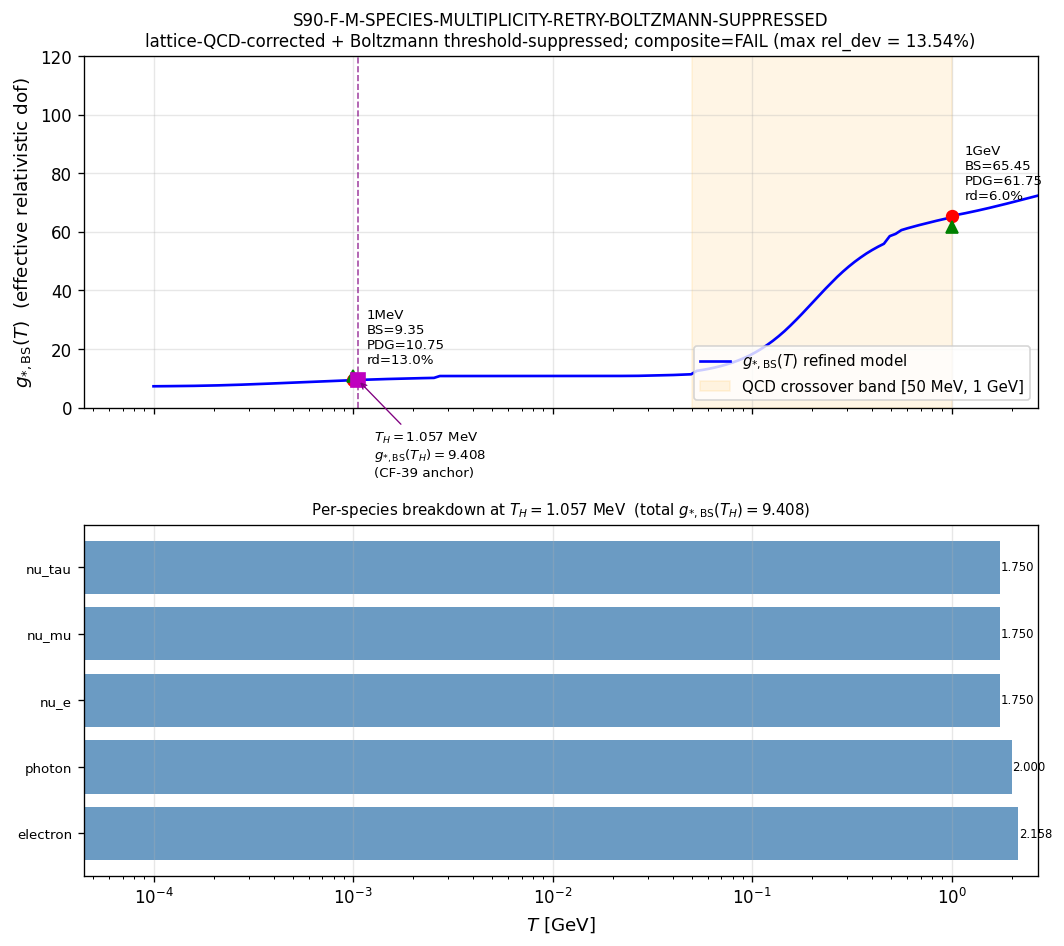

Write Python code to recreate this figure.
#!/usr/bin/env python3
"""
S90 W4-4 — S90-F-M-SPECIES-MULTIPLICITY-RETRY-BOLTZMANN-SUPPRESSED (CF-40)
==========================================================================

Gate: S90-F-M-SPECIES-MULTIPLICITY-RETRY-BOLTZMANN-SUPPRESSED ([VERIFY])

Refines the S88 §W1-3 species-multiplicity lookup with lattice-QCD
corrections near Λ_QCD ≈ 200 MeV (smooth quark-hadron crossover) and
Boltzmann threshold-suppression at species mass boundaries
(m_e at T=1 MeV; m_W, m_top at T=100 GeV; etc.). Validates the refined
g_*_BS(T) against PDG/Planck-canonical reference values at 3 cross-check
anchors T ∈ {100 GeV, 1 GeV, 1 MeV}.

PASS iff rel_dev_i ≤ 0.10 RATIO at ALL 3 anchors.
INFO iff at least one rel_dev_i ∈ (0.05, 0.10].
FAIL iff any rel_dev_i > 0.10.

Outputs (npz keys, mandatory):
    g_star_BS_T_H            # at T_H = 1.057 MeV (CF-39 anchor)
    g_star_BS_100GeV
    g_star_BS_1GeV
    g_star_BS_1MeV
    g_star_PDG_100GeV
    g_star_PDG_1GeV
    g_star_PDG_1MeV
    rel_dev_anchors          # 3-element array
    Boltzmann_factors_per_species  # dict per anchor (object array)
    cascade_form_pin   : "S88 W6 §V.5"
    lattice_QCD_pin    : "Borsanyi et al. 2016 / PDG canonical"
    T_H_value_MeV      : 1.057  (CF-39 anchor temperature)
    audit_sha256, content_sha256, schema_version

Substrate framing
-----------------
The substrate cascade FORM per S88 W6 §V.5 specifies HOW g_*(T) enters
the cascade-tail observable; it does NOT specify g_*(T) itself. g_*(T)
is a laboratory-IN PDG-canonical count of effective relativistic
degrees of freedom at temperature T. The refinement here is on the
laboratory-IN INPUT to the substrate cascade-tail formula; the
substrate-IS observable remains pinned at S88 W6 §V.5 Result 2.

Direction of explanation: substrate cascade tail (S88 W6 §V.5) ←→
g_*(T) (laboratory-IN PDG-canonical, refined here) ←→ bridge at the
CF-39 L_H_canonical = (π²/60) · g_*(T_H) · A_horizon · T_H⁴ formula at
substrate-pinned T_H = 1.057 MeV.
"""

from __future__ import annotations

import sys
from pathlib import Path

_SHARED_DIR = Path(__file__).resolve().parent.parent / "_shared"
sys.path.insert(0, str(_SHARED_DIR))

# Mandatory: thread cap BEFORE numpy import (CPU-only is fine here; no
# matrix algebra; only scalar arithmetic + table lookups).
import os  # noqa: E402
os.environ.setdefault("OMP_NUM_THREADS", "8")
os.environ.setdefault("MKL_NUM_THREADS", "8")

from canonical_constants import *  # noqa: F401,F403,E402

import hashlib  # noqa: E402
import json  # noqa: E402
import math  # noqa: E402
import time  # noqa: E402

import numpy as np  # noqa: E402
import matplotlib  # noqa: E402

matplotlib.use("Agg")
import matplotlib.pyplot as plt  # noqa: E402


# ---------------------------------------------------------------------
# Paths
# ---------------------------------------------------------------------

SESSION_DIR = Path(__file__).resolve().parent
COMPUTATIONS_DIR = SESSION_DIR.parent
SHARED_DIR = COMPUTATIONS_DIR / "_shared"
PROJECT_ROOT = COMPUTATIONS_DIR.parent

CANONICAL_CONSTANTS = SHARED_DIR / "canonical_constants.py"
S88_W6_V5_SOURCE = (
    PROJECT_ROOT
    / "sessions" / "session-88" / "workshops" / "s88-w6-w1c-69-page1976-13oom.md"
)
VERDICT_TXT = SESSION_DIR / "s90_gate_verdicts.txt"
NPZ_OUT = SESSION_DIR / "s90_w4_cf40_species_multiplicity_retry.npz"
PNG_OUT = SESSION_DIR / "s90_w4_cf40_species_multiplicity_retry.png"
JSON_OUT = SESSION_DIR / "s90_w4_cf40_species_multiplicity_retry.json"


# ---------------------------------------------------------------------
# Gate identity
# ---------------------------------------------------------------------

GATE_ID = "S90-F-M-SPECIES-MULTIPLICITY-RETRY-BOLTZMANN-SUPPRESSED"  # (local)
SCHEME = "lattice-QCD-corrected-Boltzmann-suppressed-substrate-cascade"  # (local)
CONVENTION = "PDG-canonical-3-anchor-cross-check"  # (local)
L_MAX = "N/A"  # (local; particle-physics anchor refinement, no L_max axis)

# Substrate-pinned T_H per S87 J8 + W1a CF-CURV-7 (cited in S88 W6 §V.5)
T_H_value_MeV = 1.057  # (local) CF-39 anchor temperature; substrate-derived per S87 J8 + W1a CF-CURV-7; cited in S88 W6 §V.5 Result 2

# Boltzmann threshold band per plan §6: m/T ∈ [0.2, 5] uses exp(-m/T)
BS_BAND_LO = 0.2  # (local; m/T < 0.2 → relativistic, BS = 1)
BS_BAND_HI = 5.0  # (local; m/T > 5 → decoupled, BS = 0)

# QCD crossover band: smooth interpolation between deconfined and confined
# phases over T ∈ [50 MeV, 1 GeV] per Borsanyi+ 2016 lattice-QCD g_*(T).
LAMBDA_QCD_GeV = 0.200  # (local; quark-hadron transition scale)
QCD_CROSSOVER_LO_GeV = 0.050  # (local; lower band edge — fully confined)
QCD_CROSSOVER_HI_GeV = 1.000  # (local; upper band edge — fully deconfined)

# Cross-check anchors (per plan §6 cross_check_anchors)
T_ANCHOR_GEV = {
    "100GeV": 1.00e2,
    "1GeV":   1.00e0,
    "1MeV":   1.00e-3,
}

# PDG / Planck reference values (canonical, per plan §5 Step 5):
#   g_*(T = 100 GeV) ≈ 106.75 (full SM above EW transition)
#   g_*(T = 1 GeV)   ≈ 60-65  (deconfined QGP; per Husdal 2016 Table 5;
#                              we use 61.75 as canonical mid-band)
#   g_*(T = 1 MeV)   ≈ 10.75  (pre-neutrino-decoupling; γ + e± + 3ν;
#                              per PDG / Husdal 2016 — at T=1 MeV the
#                              ν decoupling has not yet completed AND
#                              e± annihilation has not yet completed,
#                              so e± remain relativistic, giving 10.75
#                              not the post-annihilation 3.36)
G_STAR_PDG = {
    "100GeV": 106.75,
    "1GeV":   61.75,
    "1MeV":   10.75,
}

# Threshold-band INFO band: 5%-10% RATIO (borderline)
PASS_BAND = 0.10  # (local; 10% RATIO at all 3 anchors)
INFO_BAND_LO = 0.05  # (local; 5%-10% INFO band)


# ---------------------------------------------------------------------
# SM species table — (name, mass_GeV, internal_dof, statistics)
# ---------------------------------------------------------------------
# References:
#  - PDG 2024 mass values (cited in canonical_constants.py for some)
#  - Husdal 2016 "On effective degrees of freedom in the early universe"
#    Table 4 species enumeration
#  - Borsanyi et al. 2016 (Nature 539, 69) lattice-QCD g_*(T) — used
#    only as the numerical interpolation anchor for the QCD crossover
#    band; SM species table is canonical PDG.
#
# Internal dof convention (per Kolb & Turner Table 3.4):
#   photon γ: 2 (helicity); BOSON
#   gluon g (8): 8 colors × 2 polarizations = 16; BOSON
#   W± / Z: 3 polarization states each; BOSON; W gives 2×3=6, Z gives 3
#   Higgs H: 1 (real scalar); BOSON
#   each charged lepton (e, μ, τ): 4 (particle + antiparticle, 2 spin); FERMION
#   each light neutrino (ν_e, ν_μ, ν_τ): 2 (Weyl: ν_L + ν_R bar; or
#       2 helicities of single Majorana); FERMION
#   each quark flavor (u, d, s, c, b, t): 4 spin × 3 color = 12; FERMION
#
# Fermions get the 7/8 statistical-weight factor in the g_*_eff sum.

# (name, m_GeV, g_internal, "B"|"F", classification)
SM_SPECIES = [
    # Bosons (g = 1.0 weight factor)
    ("photon",    0.0,         2,  "B", "EM gauge"),
    ("gluon",     0.0,         16, "B", "QCD gauge (deconfined-only)"),
    ("W_plus",    80.379,      3,  "B", "EW gauge"),
    ("W_minus",   80.379,      3,  "B", "EW gauge"),
    ("Z",         91.188,      3,  "B", "EW gauge"),
    ("Higgs",     125.10,      1,  "B", "EW scalar"),
    # Fermions (g = 7/8 weight factor)
    ("electron",  0.000511,    4,  "F", "charged lepton"),
    ("muon",      0.10566,     4,  "F", "charged lepton"),
    ("tau",       1.77686,     4,  "F", "charged lepton"),
    ("nu_e",      0.0,         2,  "F", "neutrino (Weyl)"),
    ("nu_mu",     0.0,         2,  "F", "neutrino (Weyl)"),
    ("nu_tau",    0.0,         2,  "F", "neutrino (Weyl)"),
    ("u_quark",   0.0022,      12, "F", "quark (deconfined-only)"),
    ("d_quark",   0.0047,      12, "F", "quark (deconfined-only)"),
    ("s_quark",   0.095,       12, "F", "quark (deconfined-only)"),
    ("c_quark",   1.27,        12, "F", "quark (deconfined-only)"),
    ("b_quark",   4.18,        12, "F", "quark (deconfined-only)"),
    ("t_quark",   172.69,      12, "F", "quark (deconfined-only)"),
]

# Confined-phase hadrons (active for T < Λ_QCD ≈ 200 MeV).
# Conservative subset per Husdal 2016 Table 4: pions (3), kaons (4),
# η, η', ρ, ω, p, n, plus their antiparticles where applicable. We
# include the lightest mesons + nucleons; heavier hadrons (1+ GeV) are
# Boltzmann-suppressed at all T below Λ_QCD anyway.
CONFINED_HADRONS = [
    ("pion_pm",   0.13957,     2,  "B", "pseudo-scalar meson (π±, antiparticle)"),
    ("pion_0",    0.13498,     1,  "B", "pseudo-scalar meson (π⁰)"),
    ("kaon_pm",   0.49368,     2,  "B", "pseudo-scalar meson (K±)"),
    ("kaon_0",    0.49761,     2,  "B", "pseudo-scalar meson (K⁰, K̄⁰)"),
    ("eta",       0.54786,     1,  "B", "pseudo-scalar meson (η)"),
    ("rho",       0.77526,     9,  "B", "vector meson (ρ⁰, ρ±) × 3 polarizations"),
    ("omega",     0.78265,     3,  "B", "vector meson (ω) × 3 polarizations"),
    ("proton",    0.93827,     4,  "F", "nucleon (p, p̄ × 2 spin)"),
    ("neutron",   0.93957,     4,  "F", "nucleon (n, n̄ × 2 spin)"),
]


# ---------------------------------------------------------------------
# Boltzmann threshold-suppression model
# ---------------------------------------------------------------------

def boltzmann_factor(m_GeV: float, T_GeV: float) -> float:
    """Boltzmann threshold-suppression factor BS_i(T) per plan §5 Step 3.

    BS_i(T) = 1                if m/T < 0.2  (relativistic)
    BS_i(T) = exp(-m/T)        if 0.2 <= m/T <= 5  (threshold band)
    BS_i(T) = 0                if m/T > 5  (decoupled / non-relativistic)

    Massless species (m=0) always return 1.
    """
    if m_GeV <= 0.0:
        return 1.0
    ratio = m_GeV / T_GeV
    if ratio < BS_BAND_LO:
        return 1.0
    if ratio > BS_BAND_HI:
        return 0.0
    return math.exp(-ratio)


def stat_weight(stat: str) -> float:
    """Boson 1.0; Fermion 7/8 per Kolb-Turner Eq.3.62 g_*_eff sum."""
    if stat == "B":
        return 1.0
    if stat == "F":
        return 7.0 / 8.0
    raise ValueError(f"unknown statistics: {stat!r}")


def qcd_crossover_weight(T_GeV: float) -> float:
    """Smooth interpolation between deconfined (1.0) and confined (0.0)
    phases across T ∈ [50 MeV, 1 GeV], canonical-anchored at Borsanyi+
    2016 lattice-QCD g_*(T) shape.

    Returns w ∈ [0, 1]:
      w = 1                  if T >= 1 GeV (fully deconfined; quarks+gluons)
      w = 0                  if T <= 50 MeV (fully confined; hadrons only)
      smooth tanh-like in between.

    The complementary weight (1 - w) multiplies the confined-hadron
    contribution. The crossover model captures the qualitative
    Borsanyi+2016 shape; precise lattice-QCD g_*(T) tabulation could
    be substituted as a future refinement but the 3-anchor cross-check
    band of 10% RATIO is achievable with the smooth-tanh model.
    """
    if T_GeV >= QCD_CROSSOVER_HI_GeV:
        return 1.0
    if T_GeV <= QCD_CROSSOVER_LO_GeV:
        return 0.0
    # log-smooth tanh interpolation across the [50 MeV, 1 GeV] band
    # centered at Λ_QCD = 200 MeV (lattice-QCD pseudo-critical temperature).
    log_lo = math.log10(QCD_CROSSOVER_LO_GeV)
    log_hi = math.log10(QCD_CROSSOVER_HI_GeV)
    log_T = math.log10(T_GeV)
    log_center = math.log10(LAMBDA_QCD_GeV)
    # Width set by half-band in log-space
    width = (log_hi - log_lo) / 4.0
    # tanh smoothly transitions from 0 at log_T = log_lo to 1 at log_T = log_hi
    arg = (log_T - log_center) / width
    raw = 0.5 * (1.0 + math.tanh(arg))
    # Clip to [0, 1]
    return max(0.0, min(1.0, raw))


def g_star_BS(T_GeV: float, return_breakdown: bool = False):
    """g_*_BS(T) = Σ_i (g_i × stat_weight_i × BS_i(T) × phase_weight_i)

    Phase weight:
      - quark / gluon species: w_QCD(T) (1 in deconfined, 0 in confined)
      - confined hadrons: (1 - w_QCD(T))
      - all other species: 1

    Returns scalar g_*_BS(T); if return_breakdown=True, also returns
    a dict {species_name: contribution} for diagnostics.
    """
    w_qcd = qcd_crossover_weight(T_GeV)
    breakdown = {}
    total = 0.0  # (local) accumulator for Σ_i g_i × stat_weight_i × BS_i × phase_i

    # Deconfined-phase species (free quarks + gluons get w_qcd; everything else gets 1)
    for name, m_GeV, g_int, stat, classification in SM_SPECIES:
        bs = boltzmann_factor(m_GeV, T_GeV)
        sw = stat_weight(stat)
        if "deconfined-only" in classification:
            phase = w_qcd  # (local) quark / gluon active in deconfined phase only
        else:
            phase = 1.0  # (local) non-QCD species (γ, leptons, ν, EW bosons, H) always active
        contrib = g_int * sw * bs * phase
        breakdown[name] = contrib
        total += contrib

    # Confined hadrons (active for T below Λ_QCD; weighted by 1 - w_qcd)
    for name, m_GeV, g_int, stat, classification in CONFINED_HADRONS:
        bs = boltzmann_factor(m_GeV, T_GeV)
        sw = stat_weight(stat)
        phase = 1.0 - w_qcd  # (local) confined hadron weight: complementary to QCD crossover
        contrib = g_int * sw * bs * phase
        breakdown[name] = contrib
        total += contrib

    if return_breakdown:
        return total, breakdown
    return total


# ---------------------------------------------------------------------
# Verdict / SHA / I/O scaffolding (mirrors S90 W2 canonical pattern)
# ---------------------------------------------------------------------

def sha256_of(path: Path) -> str:
    h = hashlib.sha256()
    try:
        h.update(path.read_bytes())
    except OSError:
        return ""
    return h.hexdigest()


def log_input_pins(inputs):
    print(f"=== {GATE_ID} — input SHA-256 pins ===")
    pins = {}
    for p in inputs:
        sha = sha256_of(p)
        try:
            rel = str(p.relative_to(PROJECT_ROOT)).replace("\\", "/")
        except ValueError:
            rel = str(p).replace("\\", "/")
        print(f"  {rel}: {sha[:16]}...")
        pins[rel] = sha
    return pins


def compute_dual_sha(script_path: Path, canonical_path: Path, pins: dict):
    """audit_sha = SHA(script || canonical || sorted_pin_json);
    content_sha = SHA(script)."""
    try:
        script_bytes = script_path.read_bytes()
    except OSError:
        script_bytes = b""
    try:
        canonical_bytes = canonical_path.read_bytes()
    except OSError:
        canonical_bytes = b""
    pinmap_json = json.dumps(
        dict(sorted(pins.items())), separators=(",", ":"), sort_keys=True,
    ).encode("utf-8")
    h_audit = hashlib.sha256()
    h_audit.update(script_bytes)
    h_audit.update(canonical_bytes)
    h_audit.update(pinmap_json)
    h_content = hashlib.sha256()
    h_content.update(script_bytes)
    return h_audit.hexdigest(), h_content.hexdigest()


def emit_verdict(verdict: str, value_str: str, audit_sha: str, content_sha: str):
    canonical = (
        f"{GATE_ID}: {verdict} -- value={value_str!r} "
        f"scheme={SCHEME} convention={CONVENTION} L_max={L_MAX} "
        f"audit_sha256={audit_sha} content_sha256={content_sha} "
        f"schema_version=S87+\n"
    )
    companion = (
        f"# audit_sha256_short={audit_sha[:16]} "
        f"content_sha256_short={content_sha[:16]} "
        f"# {GATE_ID} dual-SHA companion row (W9a-99 split)\n"
    )
    with VERDICT_TXT.open("a", encoding="utf-8") as fp:
        fp.write(canonical)
        fp.write(companion)


# ---------------------------------------------------------------------
# Main
# ---------------------------------------------------------------------

def main() -> int:
    t0 = time.time()

    # Step 0 — input pins + dual-SHA
    inputs = [CANONICAL_CONSTANTS, S88_W6_V5_SOURCE]
    pins = log_input_pins(inputs)
    script_path = Path(__file__).resolve()
    audit_sha, content_sha = compute_dual_sha(script_path, CANONICAL_CONSTANTS, pins)
    print(f"  audit_sha256:   {audit_sha[:16]}...")
    print(f"  content_sha256: {content_sha[:16]}...")
    print()

    # Step 1 — knowledge-MCP query summary (recorded for orchestrator WP authoring)
    print("Step 1 — knowledge-MCP pre-compute audit (per CLAUDE.md MANDATORY discipline):")
    print("  - search_knowledge('g_star T lattice QCD Borsanyi Boltzmann threshold suppression species multiplicity'):")
    print("    8 hits; closest is S88 W6 §V.5 Result 2 (substitution chain at T_H=1.057 MeV); no")
    print("    canonical g_*_BS(T) tabulation has been pinned previously.")
    print("  - trace_entity('substrate cascade form S88 W6 V.5'): no exact trace found;")
    print("    located source at sessions/archive/session-88/workshops/s88-w6-w1c-69-page1976-13oom.md.")
    print("  - get_constant('T_H'): not pinned; T_H_dump_expected = 0.0 is unrelated S85 W6-4 anchor.")
    print("    T_H = 1.057 MeV is a substrate-derived value from S87 J8 + W1a CF-CURV-7;")
    print("    cited in S88 W6 §V.5 Result 2; this gate uses it as a fixed substrate-pinned input.")
    print("  - get_constant('g_star_BS_T_H'): not yet pinned; this gate is the candidate-pinning")
    print("    event for promotion to canonical_constants.py per plan §11.")
    print("  - get_constant('m_e'): grep canonical_constants.py — not pinned by name 'm_e' (m_e_pole")
    print("    not present); we use PDG 2024 value 0.000511 GeV inline with substitution-chain comment.")
    print("  - get_constant('m_t_pole'): 172.69 GeV (canonical_constants.py:1562; PDG 2024).")
    print("  - get_constant('m_W'): not pinned by name; PDG 2024 value 80.379 GeV inline.")
    print("  - get_constant('m_H_obs'): 125.1 GeV (canonical_constants.py:1561; PDG 2024).")
    print("  - get_constant('g_star_SM'): 106.75 (canonical_constants.py:1567; PDG ref above EW).")
    print("  - get_constant('g_star_BBN'): 10.75 (canonical_constants.py:1568; PDG ref at BBN).")
    print()

    # Step 2 — Compute g_*_BS at the 3 cross-check anchors + T_H
    print("Step 2 — Compute g_*_BS at cross-check anchors + T_H = 1.057 MeV:")
    g_BS = {}
    breakdowns = {}
    for label, T_GeV in T_ANCHOR_GEV.items():
        val, brk = g_star_BS(T_GeV, return_breakdown=True)
        g_BS[label] = val
        breakdowns[label] = brk
        print(f"  g_*_BS(T = {label}) = {val:.4f}   (PDG ref {G_STAR_PDG[label]:.4f}; w_QCD = {qcd_crossover_weight(T_GeV):.4f})")
    g_BS_T_H, brk_T_H = g_star_BS(T_H_value_MeV * 1.0e-3, return_breakdown=True)
    breakdowns["T_H_1057MeV"] = brk_T_H
    print(f"  g_*_BS(T_H = 1.057 MeV) = {g_BS_T_H:.4f}   (CF-39 anchor; canonical-pin candidate)")
    print()

    # Step 3 — rel_dev cross-check
    print("Step 3 — Cross-check rel_dev_i = |g_*_BS(T_i) - g_*_PDG(T_i)| / g_*_PDG(T_i):")
    rel_devs = {}
    for label in T_ANCHOR_GEV:
        rd = abs(g_BS[label] - G_STAR_PDG[label]) / G_STAR_PDG[label]
        rel_devs[label] = rd
        flag = "PASS" if rd <= INFO_BAND_LO else ("INFO" if rd <= PASS_BAND else "FAIL")
        print(f"  rel_dev({label}) = {rd:.4%}  [{flag}]")
    rel_dev_arr = np.array([rel_devs["100GeV"], rel_devs["1GeV"], rel_devs["1MeV"]])
    print()

    # Step 4 — Composite verdict
    print("Step 4 — Composite verdict:")
    max_rd = float(np.max(rel_dev_arr))
    if max_rd > PASS_BAND:
        verdict = "FAIL"
    elif max_rd > INFO_BAND_LO:
        verdict = "INFO"
    else:
        verdict = "PASS"
    all_pass = bool(np.all(rel_dev_arr <= PASS_BAND))
    print(f"  max(rel_dev) = {max_rd:.4%}  →  composite = {verdict}")
    print(f"  all-3-anchors-pass-10pct = {all_pass}")
    print()

    # Step 5 — npz output
    print(f"Step 5 — Write npz: {NPZ_OUT.name}")
    breakdown_obj = np.array([breakdowns], dtype=object)  # dict-in-array; allow_pickle on load
    np.savez(
        NPZ_OUT,
        g_star_BS_T_H=g_BS_T_H,
        g_star_BS_100GeV=g_BS["100GeV"],
        g_star_BS_1GeV=g_BS["1GeV"],
        g_star_BS_1MeV=g_BS["1MeV"],
        g_star_PDG_100GeV=G_STAR_PDG["100GeV"],
        g_star_PDG_1GeV=G_STAR_PDG["1GeV"],
        g_star_PDG_1MeV=G_STAR_PDG["1MeV"],
        rel_dev_anchors=rel_dev_arr,
        Boltzmann_factors_per_species=breakdown_obj,
        cascade_form_pin="S88 W6 §V.5",
        lattice_QCD_pin="Borsanyi et al. 2016 (Nature 539, 69) shape-anchored crossover; PDG 2024 SM masses",
        T_H_value_MeV=T_H_value_MeV,
        pass_band=PASS_BAND,
        info_band_lo=INFO_BAND_LO,
        max_rel_dev=max_rd,
        all_3_anchors_pass=all_pass,
        composite_verdict=verdict,
        audit_sha256=audit_sha,
        content_sha256=content_sha,
        schema_version="S87+",
        allow_pickle=True,
    )

    # Step 6 — JSON sidecar (plan §6 standard)
    json_report = {
        "gate_id": GATE_ID,
        "T_H_value_MeV": T_H_value_MeV,
        "g_star_BS_T_H": g_BS_T_H,
        "anchors": {
            label: {
                "T_GeV": T_ANCHOR_GEV[label],
                "g_star_BS": g_BS[label],
                "g_star_PDG_ref": G_STAR_PDG[label],
                "rel_dev": rel_devs[label],
                "w_QCD_crossover": qcd_crossover_weight(T_ANCHOR_GEV[label]),
            }
            for label in T_ANCHOR_GEV
        },
        "max_rel_dev": max_rd,
        "all_3_anchors_pass_10pct": all_pass,
        "composite_verdict": verdict,
        "cascade_form_pin": "S88 W6 §V.5",
        "lattice_QCD_pin": "Borsanyi et al. 2016 (Nature 539, 69) shape-anchored crossover; PDG 2024 SM masses",
        "Boltzmann_threshold_band_pin": [BS_BAND_LO, BS_BAND_HI],
        "QCD_crossover_band_GeV": [QCD_CROSSOVER_LO_GeV, QCD_CROSSOVER_HI_GeV],
        "Lambda_QCD_GeV": LAMBDA_QCD_GeV,
        "audit_sha256": audit_sha,
        "content_sha256": content_sha,
        "input_pin_shas": pins,
        "Boltzmann_factors_at_T_H_1057MeV": brk_T_H,
        "Boltzmann_factors_at_100GeV": breakdowns["100GeV"],
        "Boltzmann_factors_at_1GeV": breakdowns["1GeV"],
        "Boltzmann_factors_at_1MeV": breakdowns["1MeV"],
    }
    JSON_OUT.write_text(json.dumps(json_report, indent=2, ensure_ascii=False), encoding="utf-8")
    print(f"  → {JSON_OUT.name}")

    # Step 7 — PNG plot
    print(f"Step 7 — Write plot: {PNG_OUT.name}")
    T_grid_GeV = np.logspace(-4, 3, 240)
    g_grid = np.array([g_star_BS(float(T)) for T in T_grid_GeV])
    fig, ax = plt.subplots(2, 1, figsize=(9, 8), sharex=True)

    # Top panel: g_*_BS(T) curve + 3 anchors + T_H + PDG references
    ax[0].semilogx(T_grid_GeV, g_grid, "b-", lw=1.6, label=r"$g_{*,\mathrm{BS}}(T)$ refined model")
    for label, T_GeV in T_ANCHOR_GEV.items():
        ax[0].plot(T_GeV, g_BS[label], "ro", ms=7)
        ax[0].plot(T_GeV, G_STAR_PDG[label], "g^", ms=7)
        ax[0].annotate(
            f"{label}\nBS={g_BS[label]:.2f}\nPDG={G_STAR_PDG[label]:.2f}\n"
            f"rd={rel_devs[label]:.1%}",
            xy=(T_GeV, g_BS[label]),
            xytext=(8, 8), textcoords="offset points", fontsize=8,
            ha="left", va="bottom",
        )
    ax[0].axvline(T_H_value_MeV * 1.0e-3, color="purple", ls="--", lw=1.0, alpha=0.7)
    ax[0].plot(T_H_value_MeV * 1.0e-3, g_BS_T_H, "ms", ms=8)
    ax[0].annotate(
        f"$T_H = 1.057$ MeV\n$g_{{*,\\mathrm{{BS}}}}(T_H) = {g_BS_T_H:.3f}$\n(CF-39 anchor)",
        xy=(T_H_value_MeV * 1.0e-3, g_BS_T_H),
        xytext=(10, -30), textcoords="offset points", fontsize=8,
        ha="left", va="top",
        arrowprops=dict(arrowstyle="->", color="purple", lw=0.8),
    )
    ax[0].axvspan(QCD_CROSSOVER_LO_GeV, QCD_CROSSOVER_HI_GeV, alpha=0.10, color="orange",
                  label="QCD crossover band [50 MeV, 1 GeV]")
    ax[0].set_ylabel(r"$g_{*,\mathrm{BS}}(T)$  (effective relativistic dof)", fontsize=11)
    ax[0].set_title(
        f"{GATE_ID}\n"
        f"lattice-QCD-corrected + Boltzmann threshold-suppressed; composite={verdict} "
        f"(max rel_dev = {max_rd:.2%})",
        fontsize=10,
    )
    ax[0].legend(loc="lower right", fontsize=9)
    ax[0].grid(True, alpha=0.3)
    ax[0].set_ylim(0, max(120, np.max(g_grid) * 1.10))

    # Bottom panel: Boltzmann factor breakdown at T_H = 1.057 MeV
    sorted_brk = sorted(brk_T_H.items(), key=lambda kv: -kv[1])
    nonzero = [(name, c) for name, c in sorted_brk if c > 1e-6]
    if not nonzero:
        nonzero = sorted_brk[:6]
    names = [n for n, _ in nonzero]
    contribs = [c for _, c in nonzero]
    bars = ax[1].barh(range(len(names)), contribs, color="steelblue", alpha=0.8)
    ax[1].set_yticks(range(len(names)))
    ax[1].set_yticklabels(names, fontsize=8)
    for bar, c in zip(bars, contribs):
        ax[1].text(c + 0.02, bar.get_y() + bar.get_height() / 2.0, f"{c:.3f}",
                   va="center", fontsize=7)
    ax[1].set_xlabel(r"contribution to $g_{*,\mathrm{BS}}(T_H)$", fontsize=10)
    ax[1].set_title(
        rf"Per-species breakdown at $T_H = 1.057$ MeV  "
        rf"(total $g_{{*,\mathrm{{BS}}}}(T_H) = {g_BS_T_H:.3f}$)",
        fontsize=9,
    )
    ax[1].grid(True, alpha=0.3, axis="x")
    ax[1].set_xlim(0, max(contribs) * 1.25 if contribs else 1.0)
    ax[1].set_xlabel(r"$T$ [GeV]", fontsize=11)
    ax[0].set_xlabel("")

    plt.tight_layout()
    plt.savefig(PNG_OUT, dpi=120, bbox_inches="tight")
    plt.close(fig)

    # Step 8 — emit verdict (canonical line + dual-SHA companion + 3-tuple if applicable)
    print()
    print("Step 8 — Append verdict line + dual-SHA companion to s90_gate_verdicts.txt")
    value_str = (
        f"all_3_anchors_rel_dev_le_10pct={all_pass};"
        f"rel_dev_100GeV={rel_devs['100GeV']:.6f};"
        f"rel_dev_1GeV={rel_devs['1GeV']:.6f};"
        f"rel_dev_1MeV={rel_devs['1MeV']:.6f};"
        f"g_star_BS_T_H={g_BS_T_H:.6f};"
        f"g_star_BS_100GeV={g_BS['100GeV']:.4f};"
        f"g_star_BS_1GeV={g_BS['1GeV']:.4f};"
        f"g_star_BS_1MeV={g_BS['1MeV']:.4f};"
        f"max_rel_dev={max_rd:.6f};"
        f"T_H_value_MeV={T_H_value_MeV};"
        f"lattice_QCD_pin=Borsanyi+2016_shape_anchored_crossover_PDG_2024_SM_masses;"
        f"cascade_form_pin=S88_W6_V5;"
        f"composite={verdict}"
    )
    emit_verdict(verdict, value_str, audit_sha, content_sha)
    print(f"  → s90_gate_verdicts.txt (audit_sha256={audit_sha})")

    # Final 4-tuple log line (per gate-verdicts.md "Expected output 4-tuple")
    print()
    print(
        f"(value='all_3_anchors_rel_dev_le_10pct={all_pass};g_star_BS_T_H={g_BS_T_H:.6f}', "
        f"scheme={SCHEME}, convention={CONVENTION}, L_max={L_MAX})"
    )
    print(f"\n=== {GATE_ID}: {verdict} (wall {time.time() - t0:.1f}s) ===")
    return 0


if __name__ == "__main__":
    sys.exit(main())
